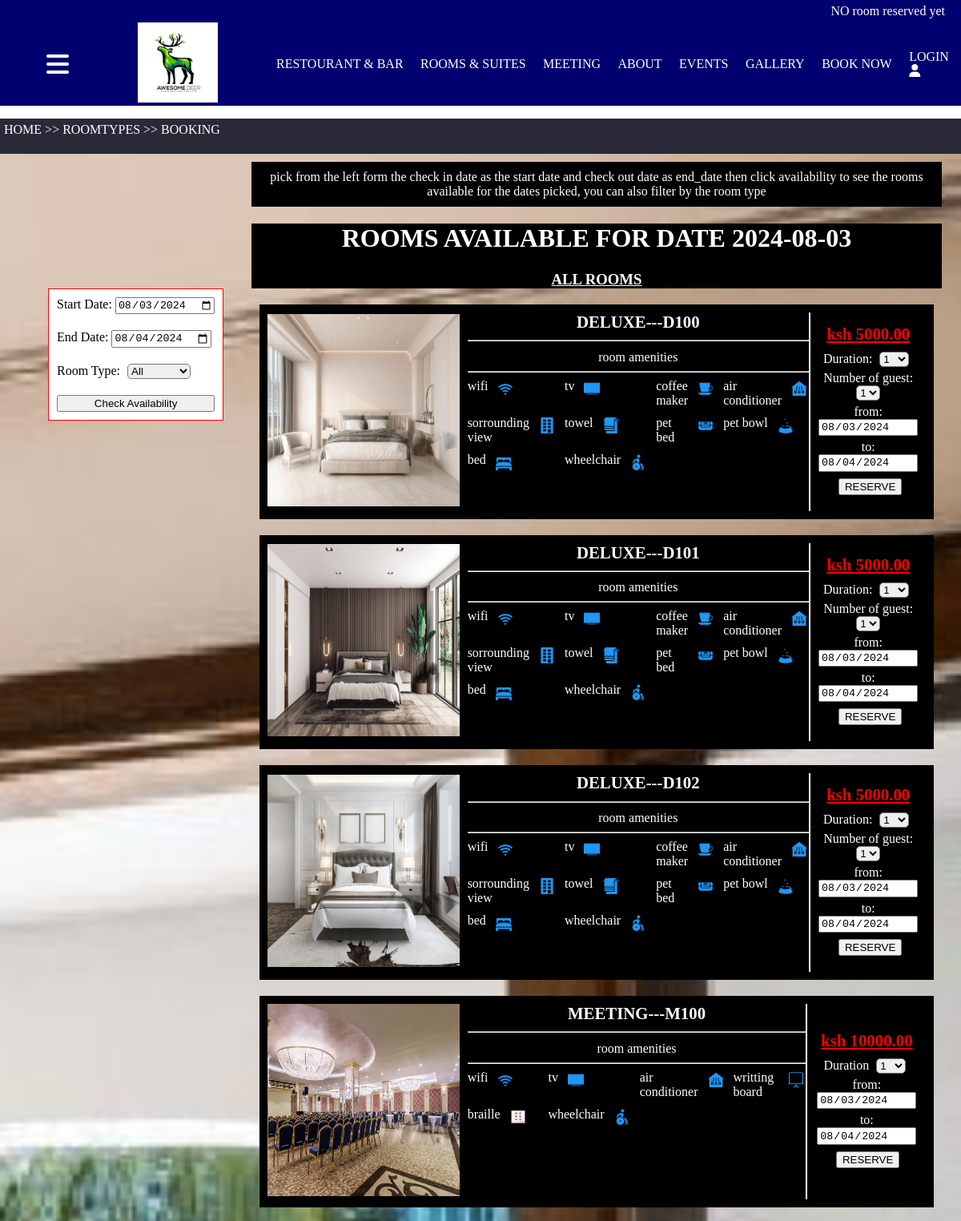
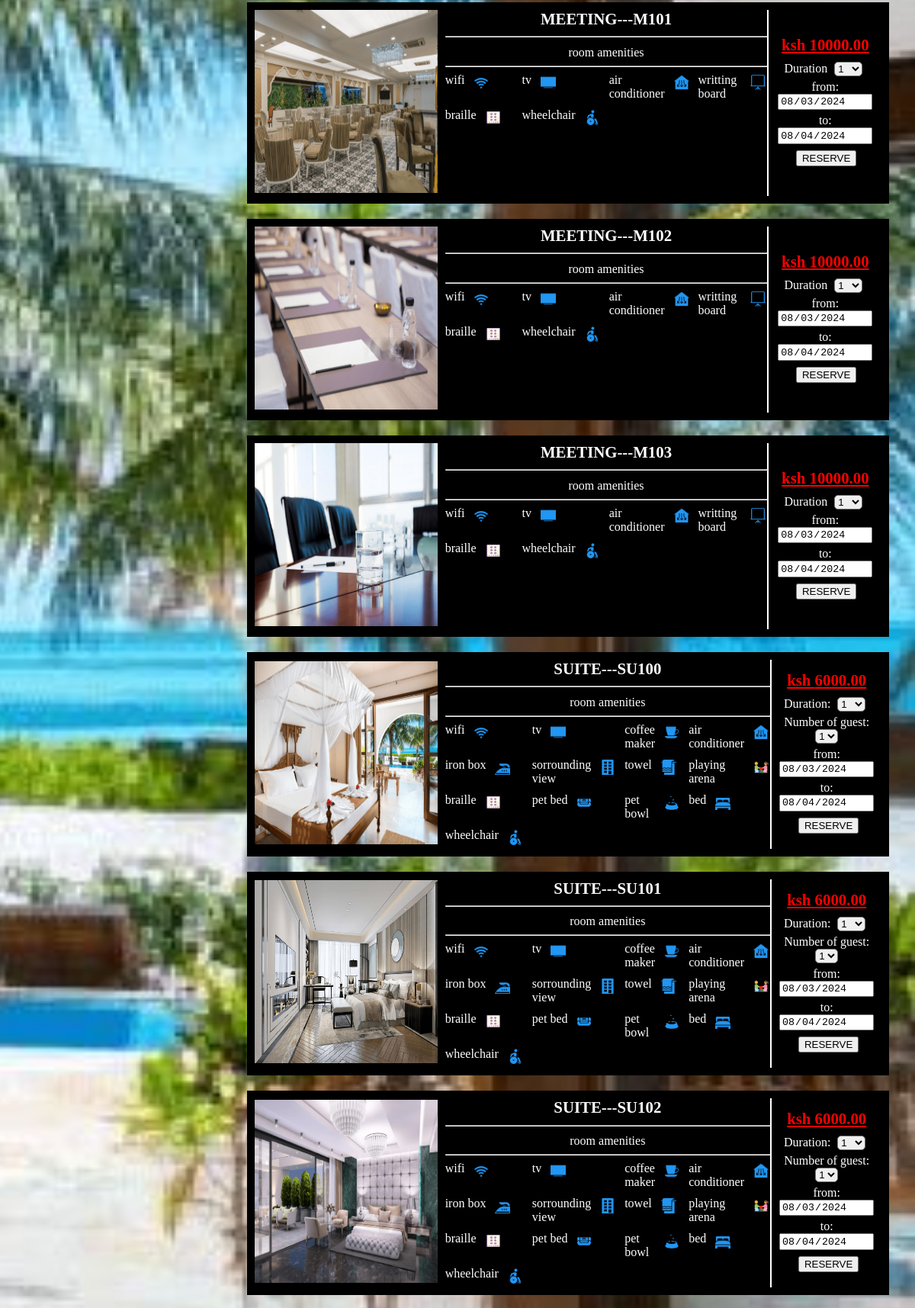
The page /booking/ (upper part) on the database its author committed (2 pictures, top to bottom).
### service/models.py (models this page shows, shortened)
class Room(models.Model):
    number = models.CharField(max_length=10)
    room_type = models.ForeignKey(
        RoomType, on_delete=models.CASCADE
    )  # each room belongs to exactly ONE type
    hotel = models.ForeignKey(Hotel, on_delete=models.CASCADE)
    beds = models.IntegerField(default=None)
    image = models.ImageField(upload_to="room_images/", default=None)
    def is_available_for_dates(self, start_date, end_date):
        return not self.availabilities.filter(
            models.Q(start_date__lte=end_date) & models.Q(end_date__gte=start_date)
        ).exists()

class RoomType(models.Model):
    name = models.CharField(max_length=100)
    description = models.TextField()
    capacity = models.IntegerField()
    price = models.DecimalField(max_digits=10, decimal_places=2)
    amenities = models.ManyToManyField(Amenity)
    image = models.ImageField(upload_to="roomtype_images/", default=None)

class Amenity(models.Model):
    name = models.CharField(max_length=100)
    description = models.TextField(
        blank=True, null=True, default=None
    )  # Description of the amenity
    is_available = models.BooleanField(default=True)  # Whether the amenity is active
    icon = models.ImageField(
        upload_to="amenities/icons/", blank=True, null=True
    )  # Icon image for the amenity

### service/views.py (the view)
# urls.py: path("booking/", views.booking, name="booking"),
def booking(request):
    cart_room_form = CartAddRoomForm()
    if request.method == "POST":
        typ = None
        form = DateRangeForm(request.POST)
        if form.is_valid():
            start_date = form.cleaned_data["start_date"]
            end_date = form.cleaned_data["end_date"]
            room_type_id = form.cleaned_data["room_type"]
            if room_type_id:
                all_rooms = (
                    Room.objects.filter(room_type_id=room_type_id)
                    .select_related("room_type")
                    .prefetch_related("room_type__amenities")
                )
                rtp = get_object_or_404(RoomType, pk=room_type_id)
                typ = rtp.name
            else:
                all_rooms = Room.objects.select_related("room_type").prefetch_related(
                    "room_type__amenities"
                )
                typ = "all"
            booked_rooms = Room.objects.filter(
                availabilities__start_date__lte=end_date,
                availabilities__end_date__gte=start_date,
            )
            available_rooms_with_details = []
            for room in all_rooms:
                if room not in booked_rooms:
                    if room.is_available_for_dates(
                        start_date=start_date, end_date=end_date
                    ):
                        room_details = {
                            "room": room,
                            "room_type": room.room_type,
                            "amenities": room.room_type.amenities.all(),
                            "images": room.image,
                            "price": room.room_type.price,
                        }
                        available_rooms_with_details.append(room_details)
            context = {
                "typ": typ,
                "form": form,
                "today": available_rooms_with_details,
                "sd": start_date,
                "ed": end_date,
                "cart": cart_room_form,
            }
            return render(request, "service/res/booking.html", context)
        else:
            error_message = "The start date is either past or the end date is before the start date of reservation, please correct that."
            messages.error(request, error_message)
            return render(request, "service/res/booking.html", {"form": form})
    else:
        form = DateRangeForm()
        today = timezone.now().date()
        tommorow = today + timedelta(days=1)
        typ = "all"
        all_rooms = (
            Room.objects.select_related("room_type")
            .prefetch_related("room_type__amenities")
            .all()
        )
        available_rooms_with_details = []
        for room in all_rooms:
            if room.is_available_for_dates(start_date=today, end_date=today):
                room_details = {
                    "room": room,
                    "room_type": room.room_type,
                    "amenities": room.room_type.amenities.all(),
                    "images": room.image,
                    "price": room.room_type.price,
                }
                available_rooms_with_details.append(room_details)
        context = {
            "today": available_rooms_with_details,
            "form": form,
            "sd": today,
            "ed": tommorow,
            "typ": typ,
            "cart": cart_room_form,
        }
        return render(request, "service/res/booking.html", context)

### service/forms.py (shortened to what this page needs)
class DateRangeForm(forms.Form):
    today = timezone.now().date()
    tomorrow = today + timezone.timedelta(days=1)
    start_date = forms.DateField(
        widget=forms.TextInput(attrs={"type": "date", "value": today}),
        label="Start Date",
        initial=today,
    )
    end_date = forms.DateField(
        widget=forms.TextInput(attrs={"type": "date", "value": tomorrow}),
        label="End Date",
        initial=tomorrow,
    )
    ROOM_TYPE_CHOICES = [("", "All")] + [
        (room_type.id, room_type.name) for room_type in RoomType.objects.all()
    ]
    room_type = forms.ChoiceField(
        choices=ROOM_TYPE_CHOICES, label="Room Type", required=False
    )

### cart/forms.py
class CartAddRoomForm(forms.Form):
    duration = forms.TypedChoiceField(
        choices=ROOM_DURATION_CHOICES, coerce=int, initial=1
    )
    number_of_guest = forms.TypedChoiceField(
        choices=NUMBER_OF_GUEST_CHOICES, coerce=int, initial=1
    )
    override_duration = forms.BooleanField(
        required=False, initial=False, widget=forms.HiddenInput
    )
    override_number_of_guest = forms.BooleanField(
        required=False, initial=False, widget=forms.HiddenInput
    )

### cart/context_processors.py (called while the page is built)
def cart(request):
    return {'cart': Cart(request)}

### service/context_processors.py (called while the page is built)
def hotel_details(request):
    details = Hotel.objects.all()
    lenth = len(details)
    return {"details": details, "len": lenth}

### service/models.py (called while the page is built)
    def __str__(self):
        return self.name

### service/templates/service/res/booking.html (shortened to what this page needs)
{% extends "service/base.html" %}
{% load static %}
{% block content %}
    <p class="navigation">
        <span><a href="{% url "service:home" %}">HOME</a></span> >>
        <span><a href="{% url "service:roomtype" %}">ROOMTYPES</a></span> >>
        <span><a href="{% url "service:booking" %}">BOOKING</a></span>
    </p>
<div class="b_parent">
    <div class="b_form">
        <form method="post">
            <div>
                <label for="id_start_date" style="color:black">Start Date:</label>
                {{ form.start_date }}
            </div>
            <div>
                <label for="id_end_date" style="color:black">End Date:</label>
                {{ form.end_date }}
            </div>
            <div>
                <label for="id_room_type" style="color:black">Room Type:</label>
                {{ form.room_type }}
            </div>
            <button type="submit">Check Availability</button>
        </form>
    </div>
    <div class="major_info">
        <div class="sta_guid">pick from the left form the check in date as the start date and check out date as end_date then click availability to see the rooms available for the dates picked, you can also filter by the room type</div>
        <div class="sta_info">
            <h1>ROOMS AVAILABLE FOR DATE {{ sd|upper }}</h1>
            <h3 class="sta_r_t_type">
                {{ typ|upper }} ROOMS
            </h3>
        </div>
        {% if today %}
            {% for room in today %}
                <div class="station">
                    <a href="{{ room.room.image.url }}" class="sta_image">
                        <div>
                            <img src="{{ room.room.image.url }}" alt="{{ room.number }}">
                        </div>
                    </a>
                    <div class="sta_amn">
                        <div class="sta_name">
                            {{ room.room_type.name|upper }}---{{ room.room.number }}
                            <hr>
                        </div>
                        <div class="sta_max">
                            room amenities
                            <hr>
                        </div>
                        <div class="sta_am">
                            {% for ic in room.amenities %}
                                <div class="sta_pt">
                                    <div class="sta_ic_name">{{ ic.name }}</div>
                                    <img src="{{ ic.icon.url }}" alt="{{ ic.name }} icon" style="width: 20px; height: 20px;background-color:black; padding:2px">
                                </div>
                            {% endfor %}
                        </div>
                    </div>
                    <div class="sta_price">
                        <span class="money"> ksh {{ room.price }}</span>
                        {% if room.room_type.name == "meeting" %}
                            <form method="post" action="{% url "cart:cart_add" room.room.number %}">
                                <div>
                                    <label for="{{ form.duration.id_for_label }}">Duration</label>
                                    {{ cart.duration }}
                                </div>
                                <div>
                                    <label for="start_date">from:</label>
                                    <input type="date" name="start_date" id="#" value="{{sd|date:'Y-m-d'}}"  readonly>
                                </div>
                                <div>
                                    <label for="end_date">to:</label>
                                    <input type="date" name="end_date" id="#" value="{{ed|date:'Y-m-d'}}" readonly>
                                </div>
                                <input type="submit" value="RESERVE" class="st_btn">
                            </form>
                        {% else %}
                            <form action="{% url "cart:cart_add" room.room.number %}" method="post">
                                {{ cart }}
                                <div>
                                    <label for="start_date">from:</label>
                                    <input type="date" name="start_date" id="#" value="{{sd|date:'Y-m-d'}}" readonly>
                                </div>
                                <div>
                                    <label for="end_date">to:</label>
                                    <input type="date" name="end_date" id="#" value="{{ed|date:'Y-m-d'}}" readonly>
                                </div>
                                <input type="submit" value="RESERVE" class="st_btn">
                            </form>
                        {% endif %}
                    </div>
                </div>
            {% endfor %}
        {% else %}
            <div>
                no room available for booking
            </div>
        {% endif %}
    </div>
</div>
{% endblock content %}

### service/static/service/css/style.css (style rules this page uses)
body { width: 100%; margin: 0; padding: 0; }
a { color: white; text-decoration: none; }
html, body { overflow-x: hidden; }
.b_parent { display: flex; justify-content: center; align-items: center; background-image: url(../images/admin\ rooms/sui1.jpeg); background-repeat: no-repeat; background-position: 100%; background-size: cover; background-attachment: fixed; }
.b_form { background-color: white; flex-basis: 25%; margin-top: 10%; position: fixed; left: 5vw; top: 30vh; border: 1px solid red; }
.b_form form { display: flex; flex-direction: column; }
.b_form form> * { margin: 10px; }
.major_info { flex-basis:70%; margin: 10px; margin-left: 25%; }
.sta_name { font-size: 1.3em; font-weight: 800; }
.sta_max, .sta_name { text-align: center; }
.sta_info { text-align: center; background-color: black; }
.sta_r_t_type { text-align: center; text-decoration: underline; }
.sta_guid { text-align: center; padding: 10px; background-color: black; }
.money { font-size: 1.3em; font-weight: bolder; font-family: 'Times New Roman', Times, serif; text-align: center; text-decoration: underline; color: red; }
.st_btn { margin: 3px; text-align: center; margin-left: 20%; }
.sta_price form> * { text-align: center; margin-bottom: 5px; }
.sta_price { display: flex; flex-direction: column; justify-content: center; align-items: center; border-left: 2px solid white; padding: 10px; }
.sta_price> * { margin: 5px 0; }
.station { display: flex; justify-content: space-between; margin: 20px 10px; background-color: black; padding: 10px; }
.sta_image img { width: 20vw; height: 30vh; }
.sta_image { display: flex; align-items: center; justify-content: center; margin-right: 10px; }
.sta_pt { display: flex; }
.sta_am { display: grid; grid-template-columns: repeat(4, 1fr); grid-auto-rows: minmax(10px, auto); gap: 10px; }
.sta_ic_name { margin-right: 10px; }
.inp input, select { height: 100%; margin:0 5px; border-radius: 5px; }
div { bordder: 2px red solid; }
p { padding:5px }

### rows shown on the page
Room: room.image (picture), room_type.name "DELUXE", room.number "D100", price "5000.00", start_date "08/03/2024", end_date "08/04/2024"
Amenity: name "wifi", icon (picture)
Amenity: name "tv", icon (picture)
Amenity: name "coffee maker", icon (picture)
Amenity: name "air conditioner", icon (picture)
Amenity: name "sorrounding view", icon (picture)
Amenity: name "towel", icon (picture)
Amenity: name "pet bed", icon (picture)
Amenity: name "pet bowl", icon (picture)
Amenity: name "bed", icon (picture)
Amenity: name "wheelchair", icon (picture)
Room: room.image (picture), room_type.name "DELUXE", room.number "D101", price "5000.00", start_date "08/03/2024", end_date "08/04/2024"
Room: room.image (picture), room_type.name "DELUXE", room.number "D102", price "5000.00", start_date "08/03/2024", end_date "08/04/2024"
Room: room.image (picture), room_type.name "MEETING", room.number "M100", price "10000.00", start_date "08/03/2024", end_date "08/04/2024"
Amenity: name "writting board", icon (picture)
Amenity: name "braille", icon (picture)
Room: room.image (picture), room_type.name "MEETING", room.number "M101", price "10000.00", start_date "08/03/2024", end_date "08/04/2024"
Room: room.image (picture), room_type.name "MEETING", room.number "M102", price "10000.00", start_date "08/03/2024", end_date "08/04/2024"
Room: room.image (picture), room_type.name "MEETING", room.number "M103", price "10000.00", start_date "08/03/2024", end_date "08/04/2024"
Room: room.image (picture), room_type.name "SUITE", room.number "SU100", price "6000.00", start_date "08/03/2024", end_date "08/04/2024"
Amenity: name "iron box", icon (picture)
Amenity: name "playing arena", icon (picture)
Room: room.image (picture), room_type.name "SUITE", room.number "SU101", price "6000.00", start_date "08/03/2024", end_date "08/04/2024"
Room: room.image (picture), room_type.name "SUITE", room.number "SU102", price "6000.00", start_date "08/03/2024", end_date "08/04/2024"

### other values the page prints
{{ sd|upper }} "2024-08-03"
{{ typ|upper }} "ALL"
